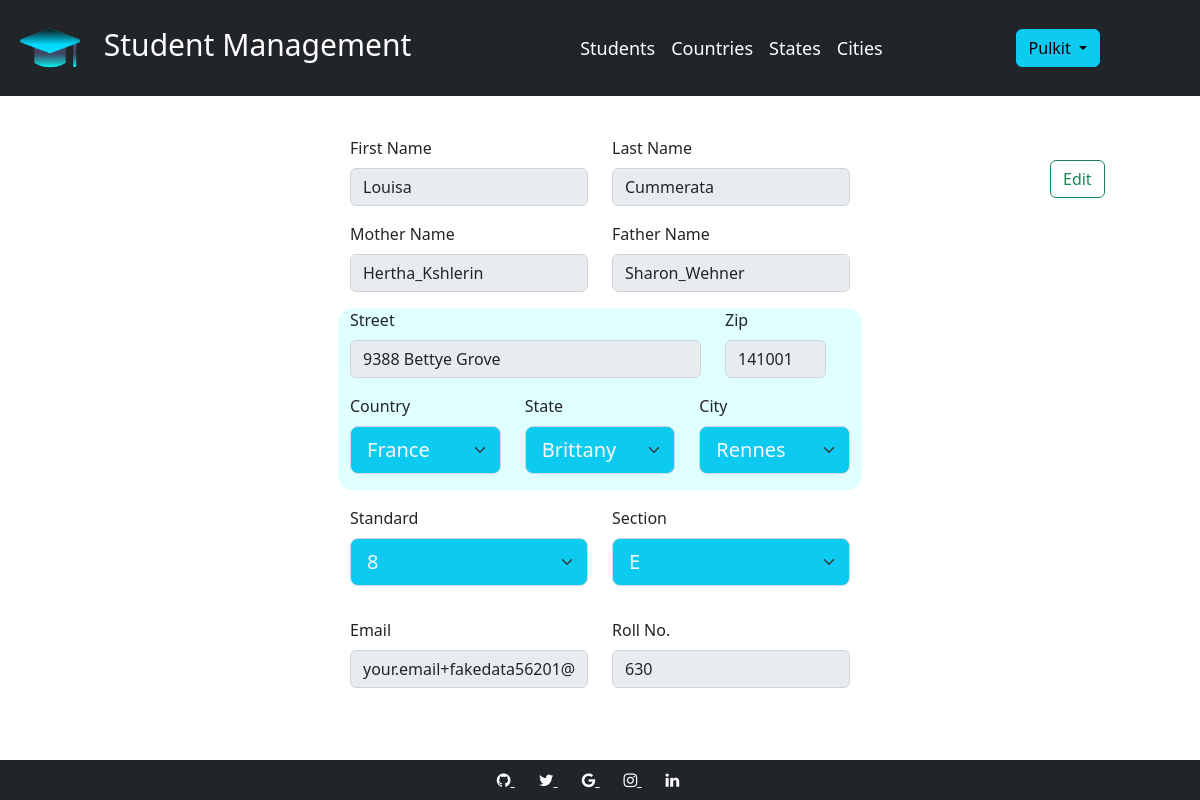
Page /student_details/1 (signed in) on the earlier database version.
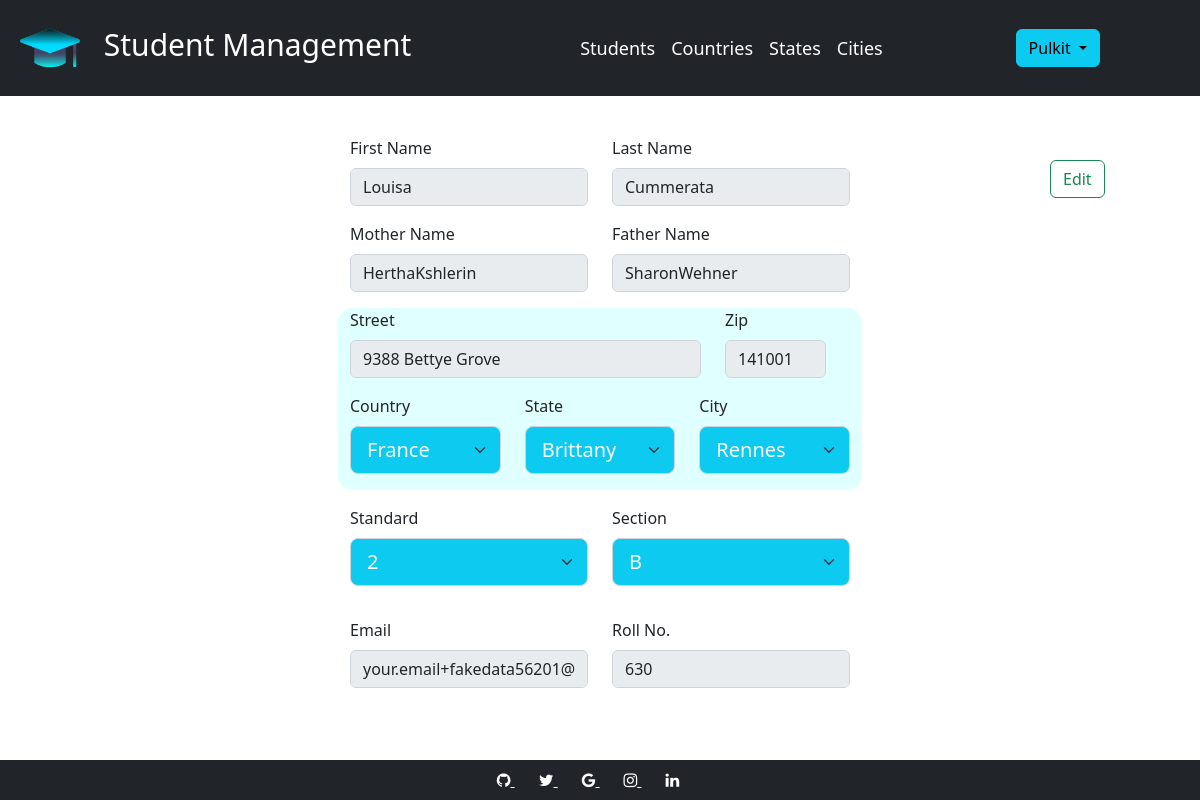
Same page on the later database version.
### models.py (models this page shows, shortened)
class Student(db.Model):
    __tablename__ = "student"
    id = db.Column(db.Integer, primary_key=True)
    fname = db.Column(db.String(100))
    lname = db.Column(db.String(100))
    mother_name = db.Column(db.String(100))
    father_name = db.Column(db.String(100))
    addr = db.Column(db.String(100))
    city_id = db.Column(db.Integer, db.ForeignKey('city.id'))
    city = db.relationship('City')
    state_id = db.Column(db.Integer, db.ForeignKey('state.id'))
    state = db.relationship('State')
    country_id = db.Column(db.Integer, db.ForeignKey('country.id'))
    country = db.relationship('Country')
    pin = db.Column(db.String(100))
    standard_id = db.Column(db.Integer, db.ForeignKey('standard.id'))
    standard = db.relationship('Standard')
    section_id = db.Column(db.Integer, db.ForeignKey('section.id'))
    section = db.relationship('Section')
    roll_no = db.Column(db.String(100))
    email = db.Column(db.String(100))

### app.py (the view, shortened to what this page needs)
@app.route('/student_details/<int:student_id>', methods=['GET', 'POST'])
def student_details(student_id):
    if 'username' in session:
        form = Form()
        form.country.choices = [(country.id, country.name) for country in Country.query.all()]
        form.state.choices = [(state.id, state.name) for state in State.query.all()]
        form.city.choices = [(city.id, city.name) for city in City.query.all()]
        form.standard.choices = [(standard.id, standard.standard_name) for standard in Standard.query.all()]
        form.section.choices = [(section.id, section.section_name) for section in Section.query.all()]
        user_to_update = Student.query.filter_by(id=student_id).first()
        form.country.default = user_to_update.country_id
        form.state.default = user_to_update.state_id
        form.city.default = user_to_update.city.id
        form.standard.default = user_to_update.standard.id
        form.section.default = user_to_update.section.id
        form.process()
        return render_template(templates.student_details, user_to_update=user_to_update, form=form)
    return render_template(templates.login)

### forms.py
class Form(FlaskForm):
    country = SelectField('country', choices=[('', 'Select Country')], validators=[data_required()])
    state = SelectField('state', choices=[('', 'Select State')], validators=[data_required()])
    city = SelectField('city', choices=[('', 'Select City')], validators=[data_required()])
    standard = SelectField('standard', choices=[''], validators=[data_required()])
    section = SelectField('section', choices=[''], validators=[data_required()])

### templates/student_details.html (shortened to what the changed rows need)
{% extends 'skel.html' %}
{% block content %}
<div class="d-grid gap-2 col-5 mx-auto" style="margin-top:40px">
    <form action="{{request.path}}" method="post">
        <fieldset disabled class="form_disabled">
            <div class="row mb-3">
                <div class="col-6">
                    <div class="form-outline">
                        <label class="form-label">First Name</label>
                        <input type="text" id="form3Example1" value="{{user_to_update.fname}}" class="form-control"
                               name="fname" placeholder="First name" required/>
                    </div>
                </div>
                <div class="col">
                    <div class="form-outline">
                        <label class="form-label">Last Name</label>
                        <input type="text" id="form3Example2" value="{{user_to_update.lname}}" class="form-control"
                               name="lname" placeholder="Last Name" required/>
                    </div>
                </div>
            </div>
            <div class="row mb-3">
                <div class="col">
                    <div class="form-outline">
                        <label class="form-label">Mother Name</label>
                        <input type="text" class="form-control" name="mother_name"
                               value="{{user_to_update.mother_name}}"
                               placeholder="Mother name" required/>
                    </div>
                </div>
                <div class="col">
                    <div class="form-outline">
                        <label class="form-label">Father Name</label>
                        <input type="text" class="form-control" name="father_name"
                               value="{{user_to_update.father_name}}"
                               placeholder="Father Name" required/>
                    </div>
                </div>
            </div>
            <div class="row mb-3" id="address">
                <div class="row mb-3">
                    <div class="col">
                        <label class="form-label">Street</label>
                        <input type="text" class="form-control" name="addr" value="{{user_to_update.addr}}"
                               placeholder="Street" required>
                    </div>
                    <div class="col-3">
                        <label class="form-label">Zip</label>
                        <input type="text" class="form-control" name="pin" placeholder="Pin"
                               value="{{user_to_update.pin}}"
                               required>
                    </div>
                </div>
            </div>
            <div class="row mb-3">
                <div class="col">
                    <label class="form-label">Standard</label>
                    {{form.standard(class="form-select form-select-lg mb-3 bg-info text-light")}}
                </div>
                <div class="col">
                    <label class="form-label">Section</label>
                    {{form.section(class="form-select form-select-lg mb-3 bg-info text-light")}}
                </div>
            </div>
            <div class="row mb-4">
                <div class="col">
                    <label class="form-label">Email</label>
                    <input type="text" class="form-control" name="email" value="{{user_to_update.email}}"
                           placeholder="Email" required>
                </div>
                <div class="col">
                    <label class="form-label">Roll No.</label>
                    <input type="text" class="form-control" name="roll_no" placeholder="Roll no."
                           value="{{user_to_update.roll_no}}" required>
                </div>
            </div>
        </fieldset>
    </form>
</div>
<br>
<br>
<br>
{% endblock %}

Differences in the rows shown:
changed Student "Louisa": mother_name "Hertha_Kshlerin" → "HerthaKshlerin"; father_name "Sharon_Wehner" → "SharonWehner"
Other differences:
form field standard: "8" → "2"
form field section: "E" → "B"
